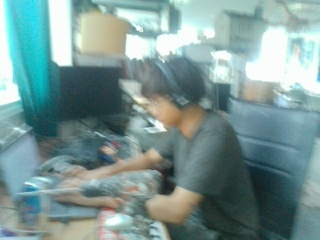
#> input picture mood_snapshots/mood_1752688109.jpg, 320 x 240 px
$ python -i test_live_video.py   (imports and definitions only)
#> lines starting #> are read from the running program, lines starting #| are printed output that depends on the picture
#> further down, picture is the input picture: shape (240, 320, 3); mean B, G, R 149.4, 151.1, 122.7
#!/usr/bin/env python3
"""
debug/test_live_video.py
------------------------
Live webcam video analysis via llama-server with temporal super-frames.
Continuously buffers frames, sends them as video every N seconds, prints the model's response.

Usage:
    python debug/test_live_video.py                    # Default: 8s buffer, 2fps
    python debug/test_live_video.py --interval 5       # Faster cycle (every 5s)
    python debug/test_live_video.py --fps 4            # More frames per second
    python debug/test_live_video.py --single            # Single-image mode (comparison baseline)

Press Ctrl+C to stop.
"""

import argparse
import base64
import json
import sys
import time

import cv2
import numpy as np
import requests

sys.path.insert(0, ".")

LLAMA_SERVER_URL = "http://localhost:8080"

SYSTEM_PROMPT = (
    "You are watching a room through a camera. "
    "Say what you see and what changed since last time. React to it — wonder about it, get curious, get bored. "
    "Only mention things actually visible. Do not make up details. "
    "Short. A few words or a sentence or two. First person."
)


class FrameRing:
    """Lightweight ring buffer for JPEG frames with timestamps."""

    def __init__(self, target_fps: float = 2.0, max_seconds: float = 30.0):
        self.min_interval = 1.0 / target_fps
        self.max_frames = int(target_fps * max_seconds)
        self.frames = []  # (timestamp, jpeg_bytes, diff_score)
        self.last_push = 0.0
        self.prev_gray = None

    def push(self, frame: np.ndarray) -> None:
        now = time.time()
        if now - self.last_push < self.min_interval:
            return

        gray = cv2.cvtColor(frame, cv2.COLOR_BGR2GRAY)
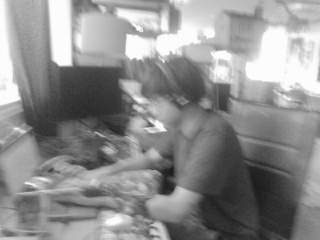
#> gray: shape (240, 320); min 23, max 255, mean 142.4
        small = cv2.resize(gray, (160, 120))
        diff = 0.0
        if self.prev_gray is not None:
            diff = float(cv2.absdiff(small, self.prev_gray).mean()) / 255.0
        self.prev_gray = small

        _, jpeg = cv2.imencode(".jpg", frame, [cv2.IMWRITE_JPEG_QUALITY, 85])
#> jpeg = 15186 values, max 255 at index 0, min 0 at index 4, mean 128.2
        self.frames.append((now, jpeg.tobytes(), diff))
        if len(self.frames) > self.max_frames:
            self.frames = self.frames[-self.max_frames :]
        self.last_push = now

    # [251 lines left out: functions get_recent, query_video_superframe, query_video_multi_image, _build_prompt, query_single, main, not called in this run]


# [2 lines not run here, left out]

>>> import cv2
>>> picture = cv2.imread('../mood_snapshots/mood_1752688109.jpg')
>>> result = FrameRing().push(picture)

$ run again, on mood_snapshots/mood_1752688117.jpg
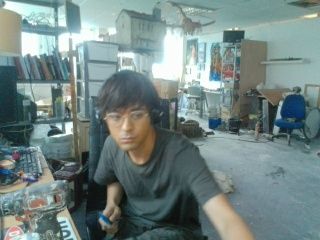
#> input picture mood_snapshots/mood_1752688117.jpg, 320 x 240 px
#> picture is the input picture: shape (240, 320, 3); mean B, G, R 130.9, 132.8, 114.6
#> in push, `gray = cv2.cvtColor(frame, cv2.COLOR_BGR2GRAY)`:
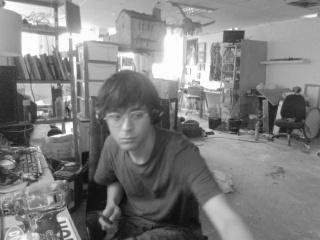
#> gray: shape (240, 320); min 11, max 255, mean 127.2
#> in push, `small = cv2.resize(gray, (160, 120))`:
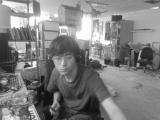
#> small: shape (120, 160); min 14, max 254, mean 127.3
#> jpeg = 19699 values, max 255 at index 0, min 0 at index 4, mean 128.3

$ run again, on mood_snapshots/mood_1752688127.jpg
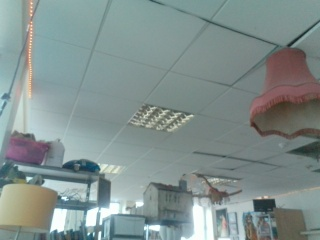
#> input picture mood_snapshots/mood_1752688127.jpg, 320 x 240 px
#> picture is the input picture: shape (240, 320, 3); mean B, G, R 142.1, 144.2, 129.5
#> in push, `gray = cv2.cvtColor(frame, cv2.COLOR_BGR2GRAY)`:
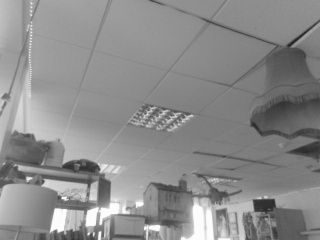
#> gray: shape (240, 320); min 31, max 255, mean 139.5
#> in push, `small = cv2.resize(gray, (160, 120))`:
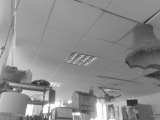
#> small: shape (120, 160); min 41, max 253, mean 139.7
#> jpeg = 12591 values, max 255 at index 0, min 0 at index 4, mean 125.9
